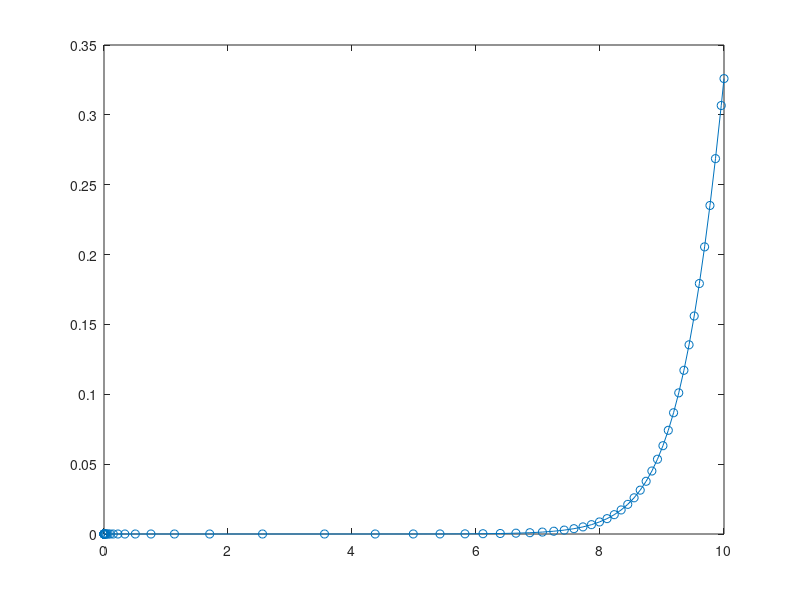

MATLAB code to generate this figure: (Note: this script raises an error after producing the figure.)


FR = @(t,f)  2 * (f - f^2);
options = odeset('InitialStep',1e-5,'RelTol',1e-8,'AbsTol',1e-8);
sol = ode45(FR, [0,10], 0.000000001, options);
plot(sol.x, sol.y,'-o');

%%
syms t
syms f(t)
S = dsolve(diff(f,t) == 2 * (f-f^2), f(0) == 1/3)

% -1/(exp(C4 - 2*t) - 1)
